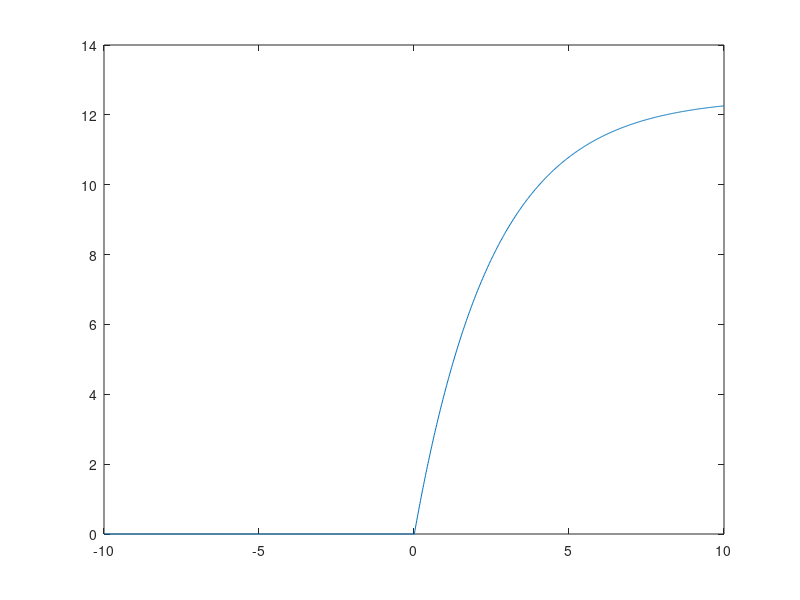

Reproduce this figure in MATLAB.
len = 1000;
t = linspace(-10, 10, len);
R = 5;
C = 2;
u = t>=0;
h = exp(-t/R*C).* u/(R*C);
x = u;
y = conv(x, h);
plot(t, y(500:1499));